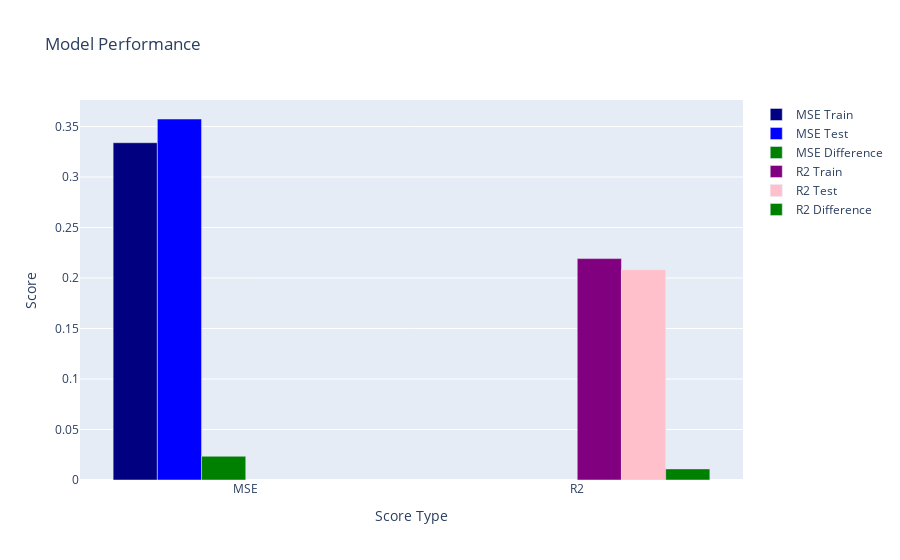

The notebook cell this image was saved under:
### Markdown cell above
### Linear Regression

### Code cell
# Create a linear regression model
model = LinearRegression()

# Train the model
model.fit(df_x_select, df_y)

# Get the training MSE, R2 score, Testing MSE, and R2 score
mse_train = mean_squared_error(df_y, model.predict(df_x_select))
r2_train = r2_score(df_y, model.predict(df_x_select))
mse_test = mean_squared_error(df_test_y, model.predict(df_test_x_select))
r2_test = r2_score(df_test_y, model.predict(df_test_x_select))

# Print the training MSE and R2 score
print('Training MSE: ', mse_train)
print('Training R2: ', r2_train)

# Print the testing MSE and R2 score
print('Testing MSE: ', mse_test)
print('Testing R2: ', r2_test)

# Display the scores
plot_scores(mse_train, r2_train, mse_test, r2_test)

# Save the model
pickle.dump(model, open('models/LR_model.pkl', 'wb'))

### Figure 1 — Plotly figure (JSON) as saved in the notebook; plotly's stock layout.template omitted (floating-point values rounded to 4 significant figures)
{"data": [{"marker": {"color": "navy"}, "name": "MSE Train", "type": "bar", "x": ["MSE"], "y": [0.3339]}, {"marker": {"color": "blue"}, "name": "MSE Test", "type": "bar", "x": ["MSE"], "y": [0.3574]}, {"marker": {"color": "green"}, "name": "MSE Difference", "type": "bar", "x": ["MSE"], "y": [0.02348]}, {"marker": {"color": "purple"}, "name": "R2 Train", "type": "bar", "x": ["R2"], "y": [0.2192]}, {"marker": {"color": "pink"}, "name": "R2 Test", "type": "bar", "x": ["R2"], "y": [0.2082]}, {"marker": {"color": "green"}, "name": "R2 Difference", "type": "bar", "x": ["R2"], "y": [0.01101]}], "layout": {"title": {"text": "Model Performance"}, "xaxis": {"title": {"text": "Score Type"}}, "yaxis": {"title": {"text": "Score"}}}}
